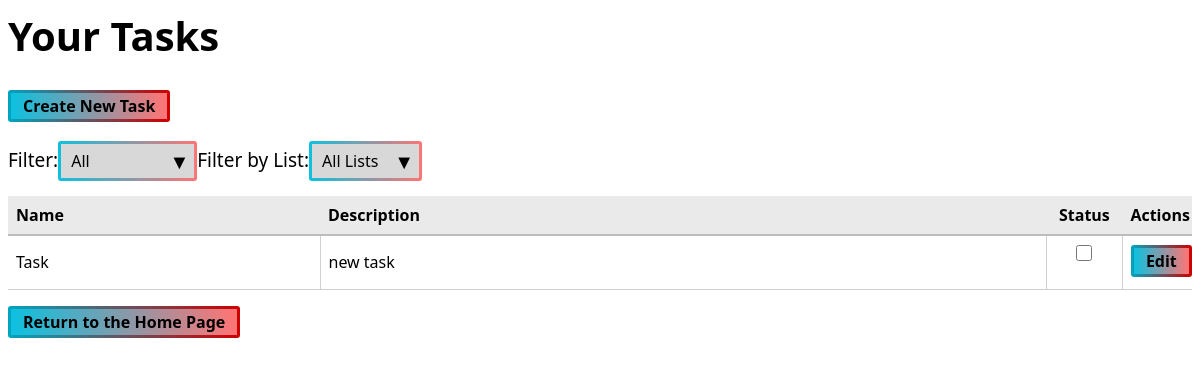
Page /tasks/ (signed in) on the earlier database version.
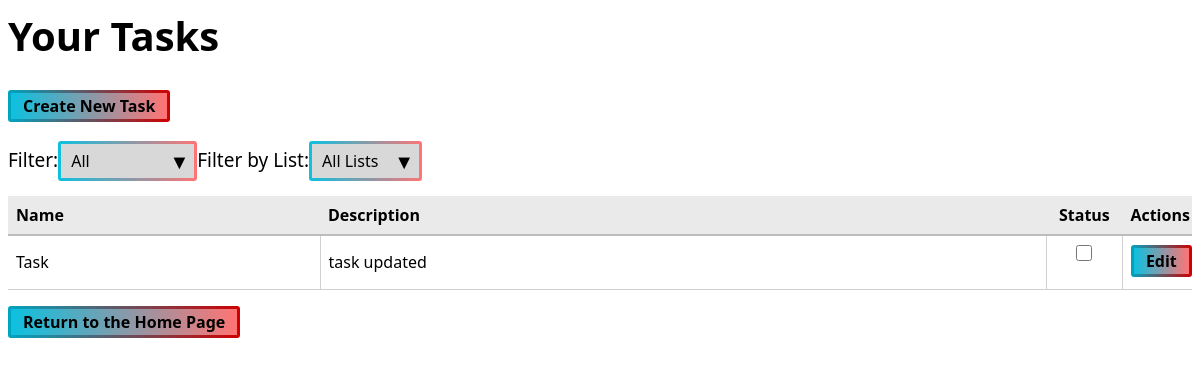
Same page on the later database version.
### main/models.py (models this page shows)
class Task(models.Model):
    name = models.CharField(max_length=200)
    description = models.TextField(blank=True)
    status = models.BooleanField(default=False)
    user = models.ForeignKey(
        User,
        on_delete=models.CASCADE,
        related_name="tasks"
    )
    task_list = models.ForeignKey(
        TaskList,
        on_delete=models.CASCADE,
        related_name="tasks",
        null=True,
        blank=True
    )

### main/views.py (the view)
# urls.py: path('tasks/', views.tasks, name='tasks'),
@login_required
def tasks(request):
    user_lists = request.user.lists.all()
    selected_list_id = request.GET.get("list")
    if selected_list_id and request.user.lists.filter(id=selected_list_id).exists():
        tasks = Task.objects.filter(
            user=request.user,
            task_list_id=selected_list_id
        )
    else:
        tasks = Task.objects.filter(user=request.user)
    tasks = tasks.order_by("status")
    context = {
        "tasks": tasks,
        "lists": user_lists,
        "selected_list_id": selected_list_id,
    }
    return render(request, "tasks.html", context)

### templates/tasks.html (shortened to what this page needs)
{% extends "base_view.html" %}
{% block content %}
    <h1>Your Tasks</h1>
    <table>
        <p>
            <a href="{% url 'create' %}">
                <button class="smallbutton">Create New Task</button>
            </a>
        </p>
            <form method="get">
                <label for="filter">Filter:</label>
                <div class="select-wrapper">
                    <select name="filter" id="filter" onchange="this.form.submit()">
                        <option value="" {% if not current_filter %}selected{% endif %}>
                            All
                        </option>
                    </select>
                </div>
            </form>
            <form method="get">
                <label for="list">Filter by List:</label>
                <div class="select-wrapper">
                    <select name="list" id="list" onchange="this.form.submit()">
                        <option value="">All Lists</option>
                    </select>
                </div>
            </form><br
        <tr>
            <th>Name</th>
            <th>Description</th>
            <th>Status</th>
            <th>Actions</th>
        {% for task in tasks %}
        <tr class="{% if task.status %}completed{% endif %}">
            <td>{{ task.name }}</td>
            <td>{{ task.description }}</td>
            <td>
                <form action="{% url 'toggle_status' task.id %}" method="post">
                    <input type="checkbox"
                           name="status"
                           onchange="this.form.submit()"
                           {% if task.status %}checked{% endif %}>
                </form>
            </td>
            <td>
                <a href="{% url 'edit' task.id %}">
                    <button class="smallbutton">Edit</button>
                </a>
            </td>
        </tr>
        {% empty %}
            <tr>
                <td colspan="4">No tasks yet 🎉</td>
            </tr>
        {% endfor %}
    </table>
    <p>
        <a href="{% url 'home' %}">
            <button class="smallbutton">Return to the Home Page</button>
        </a>
    </p>
{% endblock %}

Differences in the rows shown:
changed Task "Task": description "new task" → "task updated"
